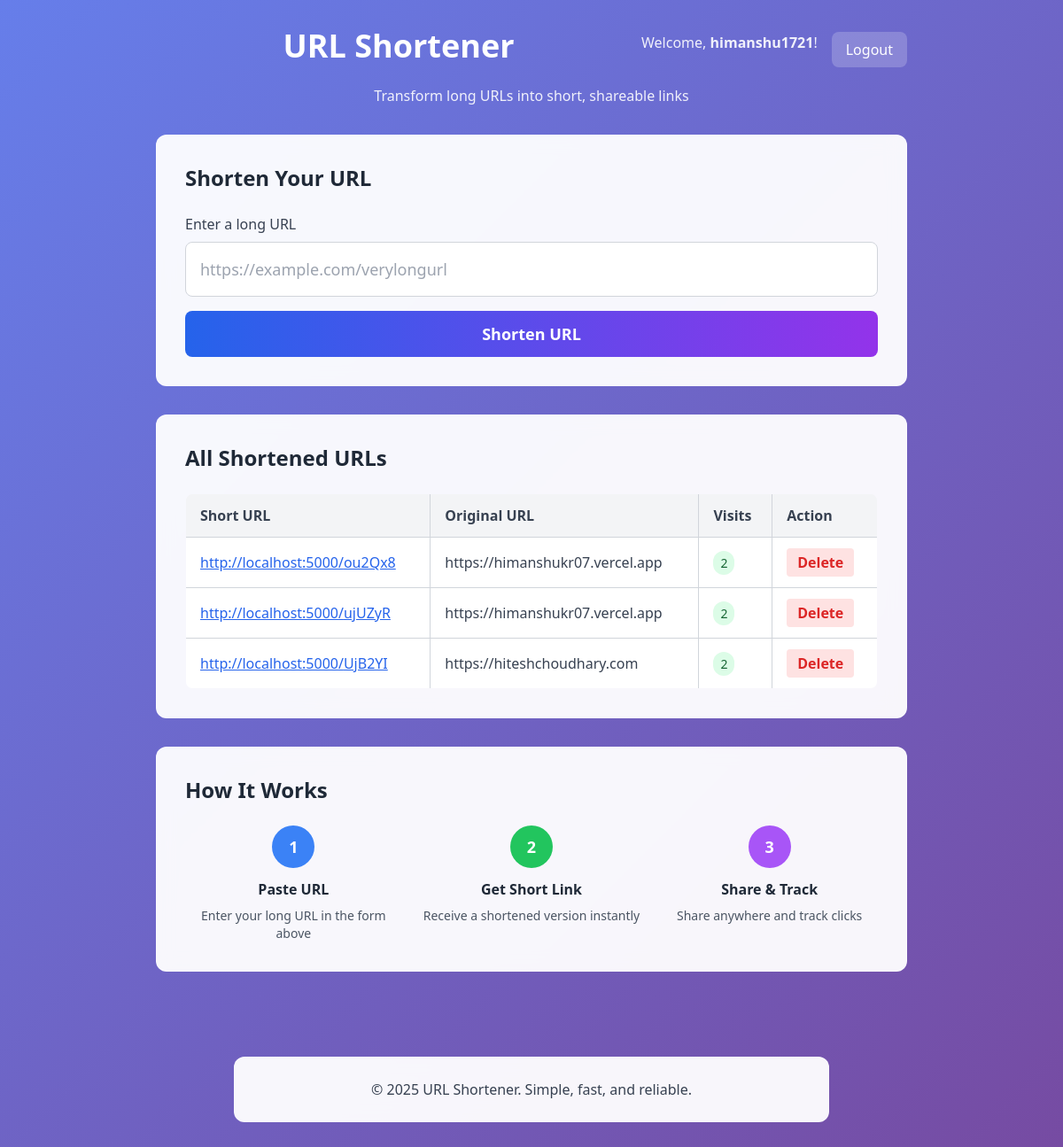
The page / (signed in) on the database its author committed.
### tables this page shows
CREATE TABLE urls(
                     id INTEGER PRIMARY KEY AUTOINCREMENT,
                     original_url TEXT NOT NULL,
                     short_code TEXT UNIQUE NOT NULL,
                     visit_count INTEGER DEFAULT 0
                     );

### app.py (the view, shortened to what this page needs)
@app.route("/", methods=['GET', 'POST'])
def index():
    all_urls = get_all_url()
    is_logged_in = 'user_id' in session
    username = session.get('username', None)
    return render_template('index.html', all_urls=all_urls, is_logged_in=is_logged_in, username=username)

### models.py (called while the page is built)
def get_all_url():
     with sqlite3.connect(DB_NAME) as conn:
         cur = conn.execute('SELECT original_url, short_code, visit_count FROM urls ORDER by id DESC')
         return cur.fetchall()

### templates/index.html (shortened to what this page needs)
<!DOCTYPE html>
<html lang="en">
<head>
    <script src="https://cdn.tailwindcss.com"></script>
</head>
<body class="min-h-screen gradient-bg">
    <div class="text-center py-8">
        <div class="flex justify-between items-center max-w-4xl mx-auto px-6 mb-4">
            <h1 class="text-4xl font-bold text-white mb-2">URL Shortener</h1>
            <div class="flex gap-4">
                {% if is_logged_in %}
                    <span class="text-white text-opacity-90">Welcome, <strong>{{ username }}</strong>!</span>
                    <a href="/logout" class="bg-white bg-opacity-20 hover:bg-opacity-30 text-white px-4 py-2 rounded-lg transition-all">
                        Logout
                    </a>
                {% endif %}
            </div>
        </div>
        <p class="text-white text-opacity-90">Transform long URLs into short, shareable links</p>
    </div>
    <div class="max-w-4xl mx-auto px-6">
        <div class="glass-effect rounded-xl p-8 mb-8 hover-lift">
            <h2 class="text-2xl font-bold mb-6 text-gray-800">Shorten Your URL</h2>
            {% if is_logged_in %}
                <form method="POST" class="space-y-4">
                    <label class="block">
                        <span class="text-gray-700 font-medium">Enter a long URL</span>
                        <input
                         type="text"
                         name="urls"
                         placeholder="https://example.com/verylongurl"
                         required
                         class="mt-2 block w-full border border-gray-300 rounded-lg p-4 text-lg focus:ring-2 focus:ring-blue-500 focus:border-transparent"
                         >
                    </label>
                    <button type="submit" class="w-full bg-gradient-to-r from-blue-600 to-purple-600 text-white px-6 py-3 rounded-lg font-semibold text-lg hover:from-blue-700 hover:to-purple-700 transition-all">
                        Shorten URL
                    </button>
                </form>
            {% endif %}
        </div>
        <div class="glass-effect rounded-xl p-8 hover-lift">
            <h2 class="text-2xl font-bold mb-6 text-gray-800">All Shortened URLs</h2>
            {% if all_urls %}
            <div class="overflow-x-auto">
                <table class="w-full border-collapse border border-gray-300 rounded-lg overflow-hidden">
                    <thead class="bg-gray-100">
                        <tr>
                            <th class="border border-gray-300 px-4 py-3 text-left font-semibold text-gray-700">Short URL</th>
                            <th class="border border-gray-300 px-4 py-3 text-left font-semibold text-gray-700">Original URL</th>
                            <th class="border border-gray-300 px-4 py-3 text-left font-semibold text-gray-700">Visits</th>
                            <th class="border border-gray-300 px-4 py-3 text-left font-semibold text-gray-700">Action</th>
                        </tr>
                    </thead>
                    <tbody class="bg-white">
                        {% for url in all_urls %}
                            <tr class="hover:bg-gray-50">
                                <td class="border border-gray-300 px-4 py-3">
                                    <a href="/{{ url[1] }}" target="_blank" class="text-blue-600 underline hover:text-blue-800">
                                        http://localhost:5000/{{ url[1] }}
                                    </a>
                                </td>
                                <td class="border border-gray-300 px-4 py-3 text-gray-700">{{ url[0] }}</td>
                                <td class="border border-gray-300 px-4 py-3">
                                    <span class="bg-green-100 text-green-800 px-2 py-1 rounded-full text-sm font-medium">
                                        {{ url[2] }}
                                    </span>
                                </td>
                                <td class="border border-gray-300 px-4 py-3">
                                    {% if is_logged_in %}
                                        <form
                                        action="/delete/{{ url[1] }}"
                                        method="POST"
                                        onsubmit="return confirm('Delete this short url?')"
                                        class="inline">
                                        <button type="submit" class="bg-red-100 hover:bg-red-200 text-red-600 px-3 py-1 rounded font-bold transition-colors">
                                            Delete
                                        </button>
                                        </form>
                                    {% else %}
                                        <span class="text-gray-400 text-sm">Login to delete</span>
                                    {% endif %}
                                </td>
                            </tr>
                        {% endfor %}
                    </tbody>
                </table>
            </div>
            {% else %}
            <div class="text-center py-8">
                <p class="text-gray-600 text-lg">No URLs have been shortened yet</p>
                <p class="text-gray-500 mt-2">Start by entering a URL above!</p>
            </div>
            {% endif %}
        </div>
        <div class="glass-effect rounded-xl p-8 mt-8 hover-lift">
            <h2 class="text-2xl font-bold mb-6 text-gray-800">How It Works</h2>
            <div class="grid md:grid-cols-3 gap-6">
                <div class="text-center">
                    <div class="w-12 h-12 bg-blue-500 text-white rounded-full flex items-center justify-center mx-auto mb-3 font-bold text-lg">1</div>
                    <h3 class="font-semibold text-gray-800 mb-2">Paste URL</h3>
                    <p class="text-gray-600 text-sm">Enter your long URL in the form above</p>
                </div>
                <div class="text-center">
                    <div class="w-12 h-12 bg-green-500 text-white rounded-full flex items-center justify-center mx-auto mb-3 font-bold text-lg">2</div>
                    <h3 class="font-semibold text-gray-800 mb-2">Get Short Link</h3>
                    <p class="text-gray-600 text-sm">Receive a shortened version instantly</p>
                </div>
                <div class="text-center">
                    <div class="w-12 h-12 bg-purple-500 text-white rounded-full flex items-center justify-center mx-auto mb-3 font-bold text-lg">3</div>
                    <h3 class="font-semibold text-gray-800 mb-2">Share & Track</h3>
                    <p class="text-gray-600 text-sm">Share anywhere and track clicks</p>
                </div>
            </div>
        </div>
    </div>
    <footer class="text-center py-8 mt-16">
        <div class="glass-effect rounded-xl p-6 max-w-2xl mx-auto">
            <p class="text-gray-700">&copy; 2025 URL Shortener. Simple, fast, and reliable.</p>
        </div>
    </footer>
</body>
</html>

### templates/index.html (style rules this page uses)
.gradient-bg { background: linear-gradient(135deg, #667eea 0%, #764ba2 100%); }
.glass-effect { background: rgba(255, 255, 255, 0.95); backdrop-filter: blur(10px); border: 1px solid rgba(255, 255, 255, 0.3); }
.hover-lift { transition: all 0.3s ease; }

### rows shown on the page
urls: short_code "ou2Qx8", original_url "https://himanshukr07.vercel.app", visit_count "2"
urls: short_code "ujUZyR", original_url "https://himanshukr07.vercel.app", visit_count "2"
urls: short_code "UjB2YI", original_url "https://hiteshchoudhary.com", visit_count "2"

### other values the page prints
{{ username }} "himanshu1721"
